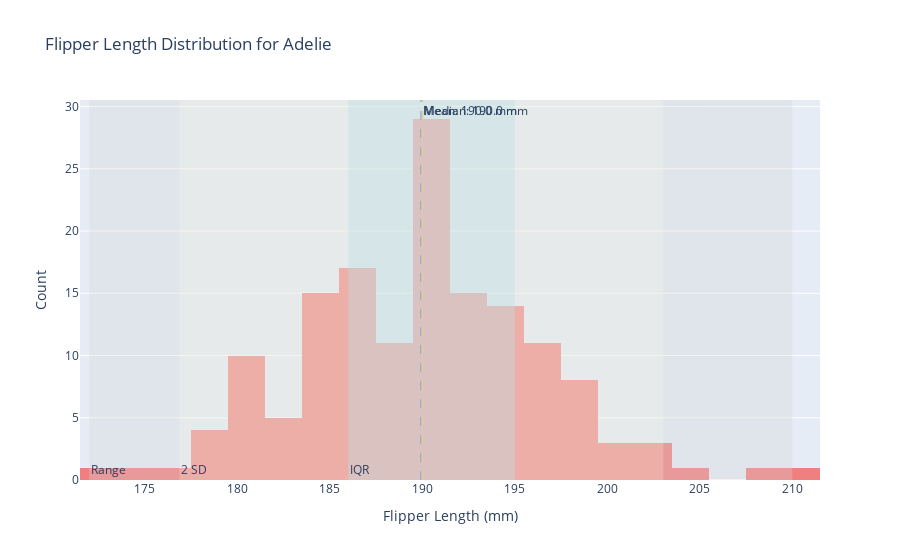
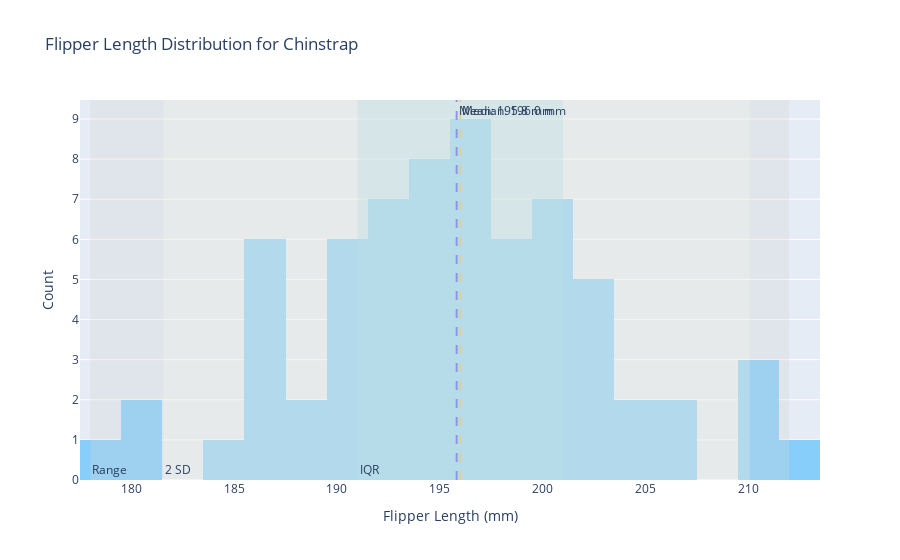
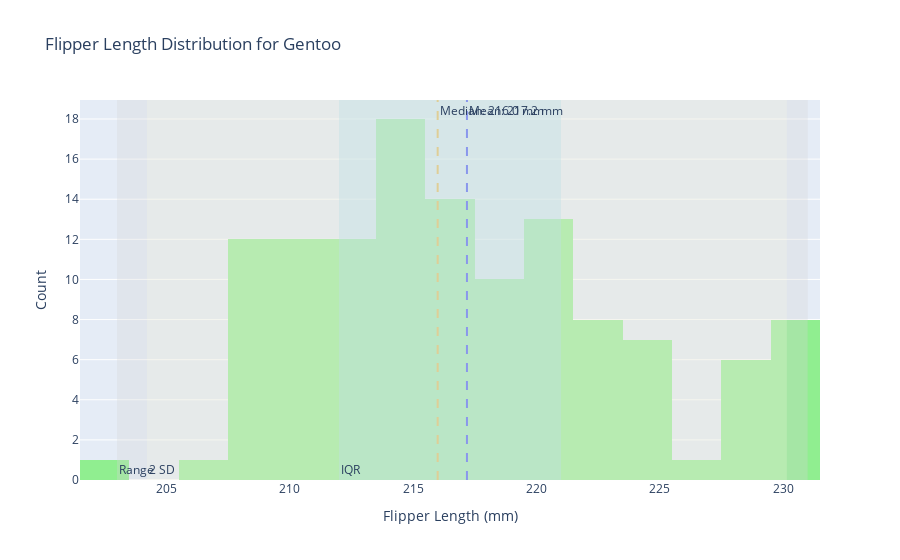

The notebook cell saved with these charts, in order:
### Markdown cell above
# 1:

### Code cell
import pandas as pd 
pingees = pd.read_csv("https://raw.githubusercontent.com/mwaskom/seaborn-data/master/penguins.csv")

import pandas as pd
import plotly.express as px
import plotly.graph_objects as go

# Load the penguins dataset
penguins = pd.read_csv("https://raw.githubusercontent.com/mwaskom/seaborn-data/master/penguins.csv")

# Filter out rows with missing values in 'flipper_length_mm' and 'species'
penguins = penguins.dropna(subset=['flipper_length_mm', 'species'])

# Define colors for each species
species_colors = {
    'Adelie': 'lightcoral',
    'Chinstrap': 'lightskyblue',
    'Gentoo': 'lightgreen'
}

# Function to create a histogram with added lines and rectangles
def create_histogram_with_annotations(species_data, species_name):
    flipper_length = species_data['flipper_length_mm']
    
    # Calculate key statistics
    mean = flipper_length.mean()
    median = flipper_length.median()
    std = flipper_length.std()
    min_val = flipper_length.min()
    max_val = flipper_length.max()
    q1 = flipper_length.quantile(0.25)
    q3 = flipper_length.quantile(0.75)

    # Create the histogram with custom color
    color = species_colors[species_name]
    fig = px.histogram(species_data, x='flipper_length_mm', nbins=20, title=f"Flipper Length Distribution for {species_name}", 
                       color_discrete_sequence=[color])
    
    # Add vertical lines for mean and median
    fig.add_vline(x=mean, line_width=2, line_dash="dash", line_color="blue", 
                  annotation_text=f"Mean: {mean:.1f} mm", annotation_position="top right")
    fig.add_vline(x=median, line_width=2, line_dash="dash", line_color="orange", 
                  annotation_text=f"Median: {median:.1f} mm", annotation_position="top right")
    
    # Add vertical rectangles for range (min to max), IQR, and 2 standard deviations from the mean
    fig.add_vrect(x0=min_val, x1=max_val, fillcolor="lightgray", opacity=0.3, line_width=0, 
                  annotation_text="Range", annotation_position="bottom left")
    fig.add_vrect(x0=q1, x1=q3, fillcolor="lightblue", opacity=0.4, line_width=0, 
                  annotation_text="IQR", annotation_position="bottom left")
    fig.add_vrect(x0=mean - 2 * std, x1=mean + 2 * std, fillcolor="lightyellow", opacity=0.2, line_width=0, 
                  annotation_text="2 SD", annotation_position="bottom left")

    # Update layout
    fig.update_layout(xaxis_title="Flipper Length (mm)", yaxis_title="Count", showlegend=False)
    
    return fig

# Generate histograms for each species and display them
species_list = penguins['species'].unique()
for species in species_list:
    species_data = penguins[penguins['species'] == species]
    fig = create_histogram_with_annotations(species_data, species)
    fig.show()

### Figure 1 — Plotly figure (JSON) as saved in the notebook; plotly's stock layout.template omitted (floating-point values rounded to 4 significant figures; data arrays with more than 128 entries replaced by an {"elided": "..."} marker saying what was removed)
{"data": [{"alignmentgroup": "True", "bingroup": "x", "hovertemplate": "flipper_length_mm=%{x}<br>count=%{y}<extra></extra>", "legendgroup": "", "marker": {"color": "lightcoral", "pattern": {"shape": ""}}, "name": "", "nbinsx": 20, "offsetgroup": "", "orientation": "v", "showlegend": false, "type": "histogram", "x": {"elided": "151 int values"}, "xaxis": "x", "yaxis": "y"}], "layout": {"annotations": [{"showarrow": false, "text": "Mean: 190.0 mm", "x": 190.0, "xanchor": "left", "xref": "x", "y": 1, "yanchor": "top", "yref": "y domain"}, {"showarrow": false, "text": "Median: 190.0 mm", "x": 190, "xanchor": "left", "xref": "x", "y": 1, "yanchor": "top", "yref": "y domain"}, {"showarrow": false, "text": "Range", "x": 172, "xanchor": "left", "xref": "x", "y": 0, "yanchor": "bottom", "yref": "y domain"}, {"showarrow": false, "text": "IQR", "x": 186, "xanchor": "left", "xref": "x", "y": 0, "yanchor": "bottom", "yref": "y domain"}, {"showarrow": false, "text": "2 SD", "x": 176.9, "xanchor": "left", "xref": "x", "y": 0, "yanchor": "bottom", "yref": "y domain"}], "barmode": "relative", "legend": {"tracegroupgap": 0}, "shapes": [{"line": {"color": "blue", "dash": "dash", "width": 2}, "type": "line", "x0": 190.0, "x1": 190.0, "xref": "x", "y0": 0, "y1": 1, "yref": "y domain"}, {"line": {"color": "orange", "dash": "dash", "width": 2}, "type": "line", "x0": 190, "x1": 190, "xref": "x", "y0": 0, "y1": 1, "yref": "y domain"}, {"fillcolor": "lightgray", "line": {"width": 0}, "opacity": 0.3, "type": "rect", "x0": 172, "x1": 210, "xref": "x", "y0": 0, "y1": 1, "yref": "y domain"}, {"fillcolor": "lightblue", "line": {"width": 0}, "opacity": 0.4, "type": "rect", "x0": 186, "x1": 195, "xref": "x", "y0": 0, "y1": 1, "yref": "y domain"}, {"fillcolor": "lightyellow", "line": {"width": 0}, "opacity": 0.2, "type": "rect", "x0": 176.9, "x1": 203.0, "xref": "x", "y0": 0, "y1": 1, "yref": "y domain"}], "showlegend": false, "title": {"text": "Flipper Length Distribution for Adelie"}, "xaxis": {"anchor": "y", "domain": [0, 1], "title": {"text": "Flipper Length (mm)"}}, "yaxis": {"anchor": "x", "domain": [0, 1], "title": {"text": "Count"}}}}

### Figure 2 — Plotly figure (JSON) as saved in the notebook; plotly's stock layout.template omitted (floating-point values rounded to 4 significant figures)
{"data": [{"alignmentgroup": "True", "bingroup": "x", "hovertemplate": "flipper_length_mm=%{x}<br>count=%{y}<extra></extra>", "legendgroup": "", "marker": {"color": "lightskyblue", "pattern": {"shape": ""}}, "name": "", "nbinsx": 20, "offsetgroup": "", "orientation": "v", "showlegend": false, "type": "histogram", "x": [192, 196, 193, 188, 197, 198, 178, 197, 195, 198, 193, 194, 185, 201, 190, 201, 197, 181, 190, 195, 181, 191, 187, 193, 195, 197, 200, 200, 191, 205, 187, 201, 187, 203, 195, 199, 195, 210, 192, 205, 210, 187, 196, 196, 196, 201, 190, 212, 187, 198, 199, 201, 193, 203, 187, 197, 191, 203, 202, 194, 206, 189, 195, 207, 202, 193, 210, 198], "xaxis": "x", "yaxis": "y"}], "layout": {"annotations": [{"showarrow": false, "text": "Mean: 195.8 mm", "x": 195.8, "xanchor": "left", "xref": "x", "y": 1, "yanchor": "top", "yref": "y domain"}, {"showarrow": false, "text": "Median: 196.0 mm", "x": 196, "xanchor": "left", "xref": "x", "y": 1, "yanchor": "top", "yref": "y domain"}, {"showarrow": false, "text": "Range", "x": 178, "xanchor": "left", "xref": "x", "y": 0, "yanchor": "bottom", "yref": "y domain"}, {"showarrow": false, "text": "IQR", "x": 191, "xanchor": "left", "xref": "x", "y": 0, "yanchor": "bottom", "yref": "y domain"}, {"showarrow": false, "text": "2 SD", "x": 181.6, "xanchor": "left", "xref": "x", "y": 0, "yanchor": "bottom", "yref": "y domain"}], "barmode": "relative", "legend": {"tracegroupgap": 0}, "shapes": [{"line": {"color": "blue", "dash": "dash", "width": 2}, "type": "line", "x0": 195.8, "x1": 195.8, "xref": "x", "y0": 0, "y1": 1, "yref": "y domain"}, {"line": {"color": "orange", "dash": "dash", "width": 2}, "type": "line", "x0": 196, "x1": 196, "xref": "x", "y0": 0, "y1": 1, "yref": "y domain"}, {"fillcolor": "lightgray", "line": {"width": 0}, "opacity": 0.3, "type": "rect", "x0": 178, "x1": 212, "xref": "x", "y0": 0, "y1": 1, "yref": "y domain"}, {"fillcolor": "lightblue", "line": {"width": 0}, "opacity": 0.4, "type": "rect", "x0": 191, "x1": 201, "xref": "x", "y0": 0, "y1": 1, "yref": "y domain"}, {"fillcolor": "lightyellow", "line": {"width": 0}, "opacity": 0.2, "type": "rect", "x0": 181.6, "x1": 210.1, "xref": "x", "y0": 0, "y1": 1, "yref": "y domain"}], "showlegend": false, "title": {"text": "Flipper Length Distribution for Chinstrap"}, "xaxis": {"anchor": "y", "domain": [0, 1], "title": {"text": "Flipper Length (mm)"}}, "yaxis": {"anchor": "x", "domain": [0, 1], "title": {"text": "Count"}}}}

### Figure 3 — Plotly figure (JSON) as saved in the notebook; plotly's stock layout.template omitted (floating-point values rounded to 4 significant figures)
{"data": [{"alignmentgroup": "True", "bingroup": "x", "hovertemplate": "flipper_length_mm=%{x}<br>count=%{y}<extra></extra>", "legendgroup": "", "marker": {"color": "lightgreen", "pattern": {"shape": ""}}, "name": "", "nbinsx": 20, "offsetgroup": "", "orientation": "v", "showlegend": false, "type": "histogram", "x": [211, 230, 210, 218, 215, 210, 211, 219, 209, 215, 214, 216, 214, 213, 210, 217, 210, 221, 209, 222, 218, 215, 213, 215, 215, 215, 216, 215, 210, 220, 222, 209, 207, 230, 220, 220, 213, 219, 208, 208, 208, 225, 210, 216, 222, 217, 210, 225, 213, 215, 210, 220, 210, 225, 217, 220, 208, 220, 208, 224, 208, 221, 214, 231, 219, 230, 214, 229, 220, 223, 216, 221, 221, 217, 216, 230, 209, 220, 215, 223, 212, 221, 212, 224, 212, 228, 218, 218, 212, 230, 218, 228, 212, 224, 214, 226, 216, 222, 203, 225, 219, 228, 215, 228, 216, 215, 210, 219, 208, 209, 216, 229, 213, 230, 217, 230, 217, 222, 214, 215, 222, 212, 213], "xaxis": "x", "yaxis": "y"}], "layout": {"annotations": [{"showarrow": false, "text": "Mean: 217.2 mm", "x": 217.2, "xanchor": "left", "xref": "x", "y": 1, "yanchor": "top", "yref": "y domain"}, {"showarrow": false, "text": "Median: 216.0 mm", "x": 216, "xanchor": "left", "xref": "x", "y": 1, "yanchor": "top", "yref": "y domain"}, {"showarrow": false, "text": "Range", "x": 203, "xanchor": "left", "xref": "x", "y": 0, "yanchor": "bottom", "yref": "y domain"}, {"showarrow": false, "text": "IQR", "x": 212, "xanchor": "left", "xref": "x", "y": 0, "yanchor": "bottom", "yref": "y domain"}, {"showarrow": false, "text": "2 SD", "x": 204.2, "xanchor": "left", "xref": "x", "y": 0, "yanchor": "bottom", "yref": "y domain"}], "barmode": "relative", "legend": {"tracegroupgap": 0}, "shapes": [{"line": {"color": "blue", "dash": "dash", "width": 2}, "type": "line", "x0": 217.2, "x1": 217.2, "xref": "x", "y0": 0, "y1": 1, "yref": "y domain"}, {"line": {"color": "orange", "dash": "dash", "width": 2}, "type": "line", "x0": 216, "x1": 216, "xref": "x", "y0": 0, "y1": 1, "yref": "y domain"}, {"fillcolor": "lightgray", "line": {"width": 0}, "opacity": 0.3, "type": "rect", "x0": 203, "x1": 231, "xref": "x", "y0": 0, "y1": 1, "yref": "y domain"}, {"fillcolor": "lightblue", "line": {"width": 0}, "opacity": 0.4, "type": "rect", "x0": 212, "x1": 221, "xref": "x", "y0": 0, "y1": 1, "yref": "y domain"}, {"fillcolor": "lightyellow", "line": {"width": 0}, "opacity": 0.2, "type": "rect", "x0": 204.2, "x1": 230.2, "xref": "x", "y0": 0, "y1": 1, "yref": "y domain"}], "showlegend": false, "title": {"text": "Flipper Length Distribution for Gentoo"}, "xaxis": {"anchor": "y", "domain": [0, 1], "title": {"text": "Flipper Length (mm)"}}, "yaxis": {"anchor": "x", "domain": [0, 1], "title": {"text": "Count"}}}}
